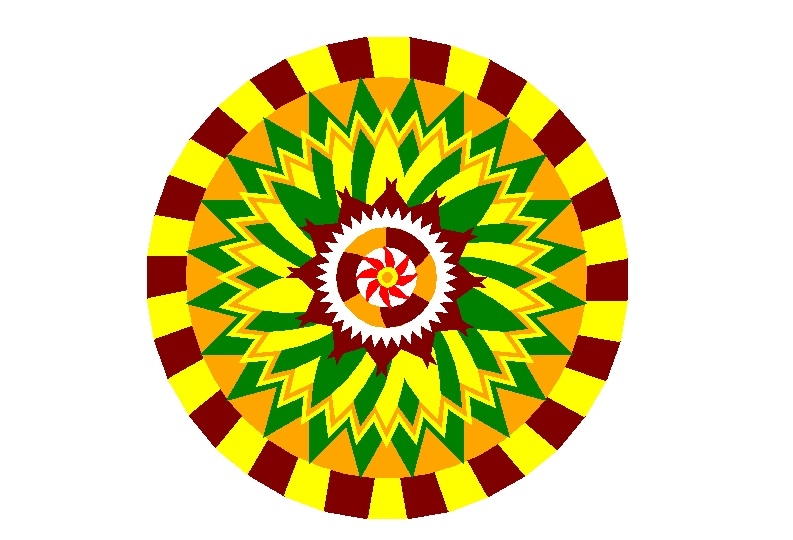

Reproduce this figure in Python.
import turtle
t=turtle.Turtle()
t.home()
t.speed(0)

def outer_layer(radius, segments, color1, color2):
    t.up()
    t.setpos(-20, -radius)
    t.down()
    angle = 360 / segments
    side_length = 2 * 3.14 * radius / segments

    for i in range(segments):
        t.color(color1 if i % 2 == 0 else color2)
        t.begin_fill()
        
        for _ in range(4):
            t.forward(side_length)
            t.left(90)
        
        t.end_fill()
        t.penup()
        t.forward(side_length)
        t.pendown()
        t.left(angle)

def circle(col, rad, val):
    t.up()
    t.setpos(0, val)
    t.down()
    
    t.color(col)
    t.begin_fill()
    t.circle(rad)
    t.end_fill()
    t.up()
     
    t.setpos(0, val)
    t.down()

def diamonds(side_length, nodiamonds, color):
    t.up()
    t.setpos(0,0)
    t.down()
    for i in range(nodiamonds):
        drawdiamond(t, side_length, color)
        t.left(360 / nodiamonds)

def drawdiamond(t, side_length, color):
    t.up()
    t.setpos(0,0)
    t.down()
    t.color(color)
    t.begin_fill()
    for _ in range(2):
        t.forward(side_length)
        t.left(45)
        t.forward(side_length)
        t.left(135)
    t.end_fill()

def petals(radius,nopetals,color):
    angle=360/nopetals
    t.color(color)
    for i in range(nopetals):
        drawpetal(t,radius,angle)
       

def drawpetal(t,radius,angle):
    t.up()
    t.setpos(0,0)
    t.down()
    t.begin_fill()
    t.circle(radius,extent=60)
    t.left(120)
    t.circle(radius,extent=60)
    t.left(180 - angle)
    t.end_fill()

def alternatepetal(radius, petals, color1, color2):
    angle = 360 / petals
    for i in range(petals):
        t.color(color1 if i % 2 == 0 else color2)
        t.begin_fill()
        t.circle(radius, extent=60)
        t.left(120)
        t.circle(radius, extent=60)
        t.left(180 - angle)
        t.end_fill()

def stars(size, nostars, color):
    for i in range(nostars):
        drawstar(t, size, color)
        t.left(360 / nostars)

def drawstar(t, size, color):
    t.up()
    t.setpos(0, 0)
    t.down()
    t.color(color)
    t.begin_fill()
    for _ in range(5):
        t.forward(size)
        t.right(144)
    t.end_fill()

def second_petals(radius,nopetals):
 
    t.color("maroon")
    for i in range(nopetals):
        drawsecondpetal(t,radius)
        t.left(360/nopetals)



def drawsecondpetal(t,radius):
    t.up()
    t.setpos(0,0)
    t.down()
    t.begin_fill()
    t.circle(radius,extent=60)
    t.left(60)
    t.circle(radius,extent=60)
    t.end_fill()

def third_petals(radius,nopetals):
 
    t.color("red")
    for i in range(nopetals):
        drawthirdpetal(t,radius)
        t.left(360/nopetals)

def drawthirdpetal(t,radius):
    t.up()
    t.setpos(0,0)
    t.down()
    t.begin_fill()
    t.circle(radius,extent=33)
    t.left(25)
    t.circle(radius,extent=33)
    t.end_fill()

col = ['orange','white','yellow','maroon','green',]

t.pensize(3)
outer_layer(120*(1+1), 36, col[2], col[3])

t.pensize(1)

circle(col[0], -200, 200)

diamonds(109, 24, col[4])

petals(170,36,col[2])
petals(160,36,col[0])

alternatepetal(150, 36, col[2], col[4])
t.up()
t.goto(0, 0)
t.down()

stars(100, 12, col[3])

petals(70,36,col[1])

circle(col[0], -50, 50)

second_petals(50,6)

circle(col[1], -30, 30)

t.pensize(3)
third_petals(30,8)
t.pensize(1)

t.up()
t.setpos(0,0)
t.down()
circle(col[2], -10, 10)

circle(col[0], -5, 5)

t.hideturtle()
